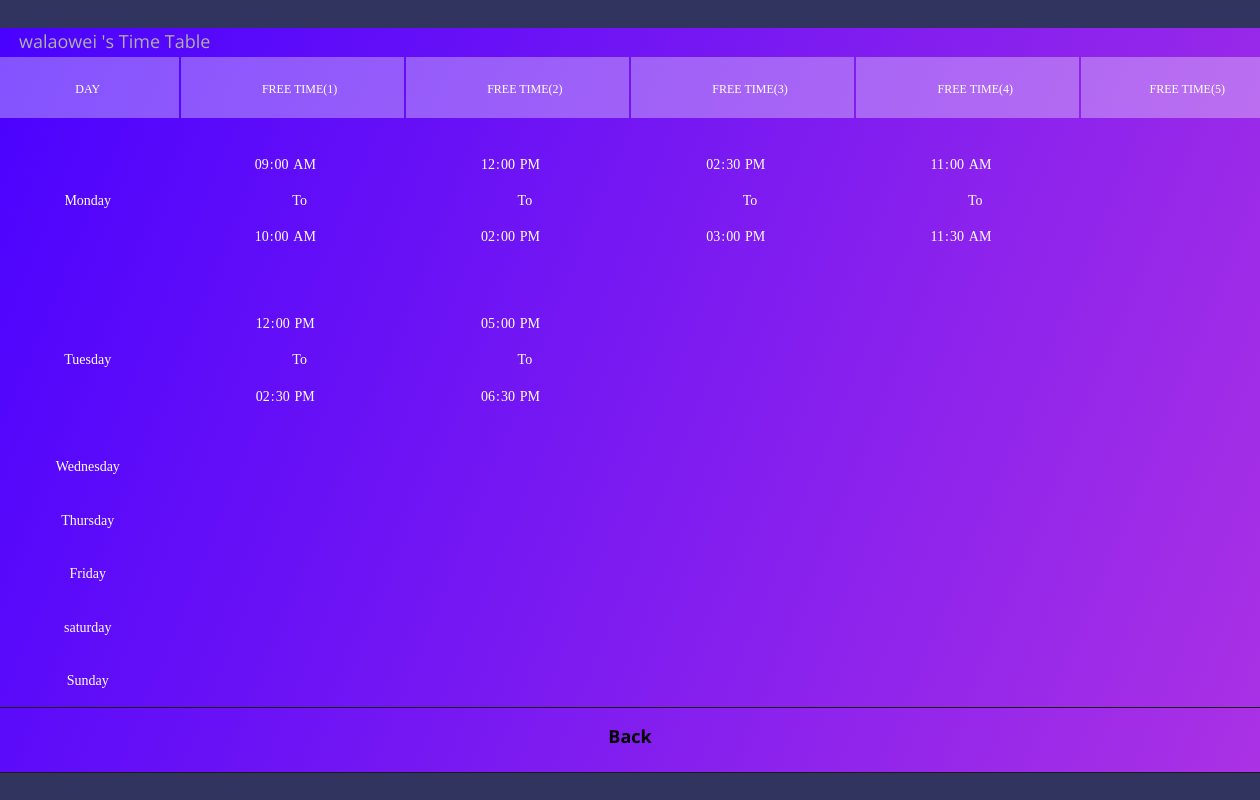
The page /friendtime.php?view&friend_id=2&id=1 (signed in) on the database its author committed.
### tables this page shows
CREATE TABLE `user` (
  `user_id` int(20) NOT NULL,
  `user_code` varchar(40) NOT NULL,
  `user_name` varchar(50) NOT NULL,
  `user_email` varchar(50) NOT NULL,
  `user_pass` varchar(40) NOT NULL,
  `user_img` varchar(255) NOT NULL
);

CREATE TABLE `buzytime` (
  `buzytime_id` int(20) NOT NULL,
  `user_id` int(20) NOT NULL,
  `free_time_start` time NOT NULL,
  `free_time_end` time NOT NULL,
  `day` varchar(20) NOT NULL
);

### friendtime.php (the view, shortened to what this page needs)
<?php include("dataconnection.php"); ?>
<?php
	 if(isset($_GET["view"]))
			{
		    $friend_id = $_GET["friend_id"];
			$user_id= $_GET["id"];
			}
?>
<!DOCTYPE html>
<html lang="en">
<head>
<link rel="stylesheet" type="text/css" href="css/util.css">
<link rel="stylesheet" type="text/css" href="css/main.css">
<link rel="stylesheet" href="https://gc.kis.v2.scr.kaspersky-labs.com/E3E8934C-235A-4B0E-825A-35A08381A191/abn/main.css?attr=aHR0cHM6Ly9jb2xvcmxpYi5jb20vZXRjL3RiL1RhYmxlX0hpZ2hsaWdodF9WZXJ0aWNhbF9Ib3Jpem9udGFsL2luZGV4Lmh0bWw"/></head>
<meta name="viewport" content="width=device-width, initial-scale=1"><link rel="stylesheet" href="https://cdnjs.cloudflare.com/ajax/libs/normalize/5.0.0/normalize.min.css">
<link rel="stylesheet" href="css/tablestyle.css">
<form class="my-form" method="post" enctype="multipart/form-data" style="margin-top:5%">
<div class="wrap-table100">
<div class="table100 ver6 m-b-110">
<p style="margin-left:3%">
<?php
$showfirendname = mysqli_query($connect, "SELECT * from user where user_id='$friend_id'");
$namefr = mysqli_fetch_assoc($showfirendname);
echo $namefr["user_name"]." 's Time Table";
 ?>
 </p>
<table data-vertable="ver6">
<thead>
<tr class="row100 head">
<th class="column100 column4" data-column="column4">Day</th>
	<th class="column100 column5" data-column="column5">Free Time(1)</th>
	<th class="column100 column5" data-column="column5">Free Time(2)</th>
	<th class="column100 column5" data-column="column5">Free Time(3)</th>
	<th class="column100 column5" data-column="column5">Free Time(4)</th>
	<th class="column100 column5" data-column="column5">Free Time(5)</th>
</tr>
</thead>
	<tbody>
	 <?php
		$friend_id=$_SESSION['friend_id'];
				  ?>
	<tr class="row100">
	<td class="column100 column2" data-column="column2" style="text-align: center;">Monday</td>
	<?php
	$buzytimemon = mysqli_query($connect, "SELECT * from buzytime where user_id='$friend_id' and day='mon'");
	$mon=0;
	while($bzmon = mysqli_fetch_assoc($buzytimemon))
	{
		$mon+=1;
	?>
	<td class="column100 column3" data-column="column3"  style="text-align: center;"><input style="text-align: center;" type="time"  readonly value="<?php echo $bzmon["free_time_start"];?>"> To <input  style="text-align: center;" type="time"  readonly value="<?php echo $bzmon["free_time_end"];?>"></td>
	<?php
	}
	$redis=5-$mon;
	for($i=0;$i<$redis;$i++)
	{
	?>
	<td class="column100 column3" data-column="column3"  style="text-align: center;"></td>
	<?php
	}
	?>
	</tr>
	<tr class="row100">
	<td class="column100 column2" data-column="column2" style="text-align: center;">Tuesday</td>
	<?php
	$buzytimetue = mysqli_query($connect, "SELECT * from buzytime where user_id='$friend_id' and day='tue'");
	$tue=0;
	while($bztue = mysqli_fetch_assoc($buzytimetue))
	{
		$tue+=1;
	?>
	<td class="column100 column3" data-column="column3"  style="text-align: center;"><input style="text-align: center;" type="time"  readonly value="<?php echo $bztue["free_time_start"];?>"> To <input  style="text-align: center;" type="time"  readonly value="<?php echo $bztue["free_time_end"];?>"></td>
	<?php
	}
	$redis=5-$tue;
	for($i=0;$i<$redis;$i++)
	{
	?>
	<td class="column100 column3" data-column="column3"  style="text-align: center;"></td>
	<?php
	}
	?>
</tr>
	<tr class="row100">
	<td class="column100 column2" data-column="column2" style="text-align: center;">Wednesday</td>
	<?php
	$wed=0;
	?>
	<?php
	$redis=5-$wed;
	for($i=0;$i<$redis;$i++)
	{
	?>
	<td class="column100 column3" data-column="column3"  style="text-align: center;"></td>
	<?php
	}
	?>
	</tr>
	<tr class="row100">
	<td class="column100 column2" data-column="column2" style="text-align: center;">Thursday</td>
	<?php
	$thu=0;
	?>
	<?php
	$redis=5-$thu;
	for($i=0;$i<$redis;$i++)
	{
	?>
	<td class="column100 column3" data-column="column3"  style="text-align: center;"></td>
	<?php
	}
	?>
	</tr>
	<tr class="row100">
	<td class="column100 column2" data-column="column2" style="text-align: center;">Friday</td>
	<?php
	$fri=0;
	?>
	<?php
	$redis=5-$fri;
	for($i=0;$i<$redis;$i++)
	{
	?>
	<td class="column100 column3" data-column="column3"  style="text-align: center;"></td>
	<?php
	}
	?>
	</tr>
	<tr class="row100">
	<td class="column100 column2" data-column="column2" style="text-align: center;">saturday</td>
	<?php
	$sta=0;
	?>
	<?php
	$redis=5-$sta;
	for($i=0;$i<$redis;$i++)
	{
	?>
	<td class="column100 column3" data-column="column3"  style="text-align: center;"></td>
	<?php
	}
	?>
	</tr>
	<tr class="row100">
	<td class="column100 column2" data-column="column2" style="text-align: center;">Sunday</td>
	<?php
	$sun=0;
	?>
	<?php
	$redis=5-$sun;
	for($i=0;$i<$redis;$i++)
	{
	?>
	<td class="column100 column3" data-column="column3"  style="text-align: center;"></td>
	<?php
	}
	?>
	</tr>
	</tbody>
</table>
<button><a class="btn-grid"  href='friendtime.php?profile&id=<?php echo $user_id;?>&friend=<?php echo $friend_id; ?>'
		  name="back"class="front" style="text-decoration: none;">Back</a></button>
</div>
</div>
</form>

### css/main.css (style rules this page uses)
* { margin:0;padding:0;box-sizing:border-box }
body,html { height:100%;font-family:sans-serif }
a { margin:0;transition:all .4s;-webkit-transition:all .4s;-o-transition:all .4s;-moz-transition:all .4s }
p { margin:0 }
input { display:block;outline:none;border:none!important }
button { outline:none!important;border:none;background:0 0 }
.wrap-table100 { width:1300px }
table { width:100%;background-color:#fff }
th,td { font-weight:unset;padding-right:10px }
.column100 { width:130px;padding-left:25px }
.row100.head th { padding-top:24px;padding-bottom:20px }
.row100 td { padding-top:18px;padding-bottom:14px }
.table100.ver6 { border-radius:16px;overflow:hidden;background:#7918f2;background:-webkit-linear-gradient(-68deg,#ac32e4,#4801ff);background:-o-linear-gradient(-68deg,#ac32e4,#4801ff);background:-moz-linear-gradient(-68deg,#ac32e4,#4801ff);background:linear-gradient(-68deg,#ac32e4,#4801ff) }
.table100.ver6 table { background-color:transparent }
.table100.ver6 td { font-family:Montserrat-Regular;font-size:14px;color:#fff;line-height:1.4 }
.table100.ver6 th { font-family:Montserrat-Medium;font-size:12px;color:#fff;line-height:1.4;text-transform:uppercase;background-color:rgba(255,255,255,.32) }

### friendtime.php (style rules this page uses)
:root { --white: #afafaf; --red: #e31b23; --bodyColor: #30345f; --borderFormEls: hsl(0, 0%, 10%); --bgFormEls: hsl(0, 0%, 14%); --bgFormElsFocus: hsl(0, 7%, 20%); }
* { padding: 0; margin: 0; box-sizing: border-box; outline: none; }
a { color: inherit; }
input, select, textarea, button { font-family: inherit; font-size: 100%; }
button, label { cursor: pointer; }
.my-form select, .my-form input, .my-form textarea, .my-form button { width: 100%; line-height: 1.5; padding: 15px 10px; border: 1px solid var(--borderFormEls); transition: background-color 0.3s cubic-bezier(0.57, 0.21, 0.69, 1.25), transform 0.3s cubic-bezier(0.57, 0.21, 0.69, 1.25); }
.my-form ::placeholder { color: inherit; opacity: 1; }
.my-form .btn-grid { position: relative; overflow: hidden; transition: filter 0.2s; }
.my-form button { font-weight: bold; }
.my-form button > * { display: inline-block; width: 100%; transition: transform 0.4s ease-in-out; }
input[type="time"] { background: transparent; border: none; color:white; }

### rows shown on the page
user: user_name "walaowei"
buzytime: free_time_start "09:00:00", free_time_end "10:00:00"
buzytime: free_time_start "12:00:00", free_time_end "14:00:00"
buzytime: free_time_start "14:30:00", free_time_end "15:00:00"
buzytime: free_time_start "11:00:00", free_time_end "11:30:00"
buzytime: free_time_start "12:00:00", free_time_end "14:30:00"
buzytime: free_time_start "17:00:00", free_time_end "18:30:00"
